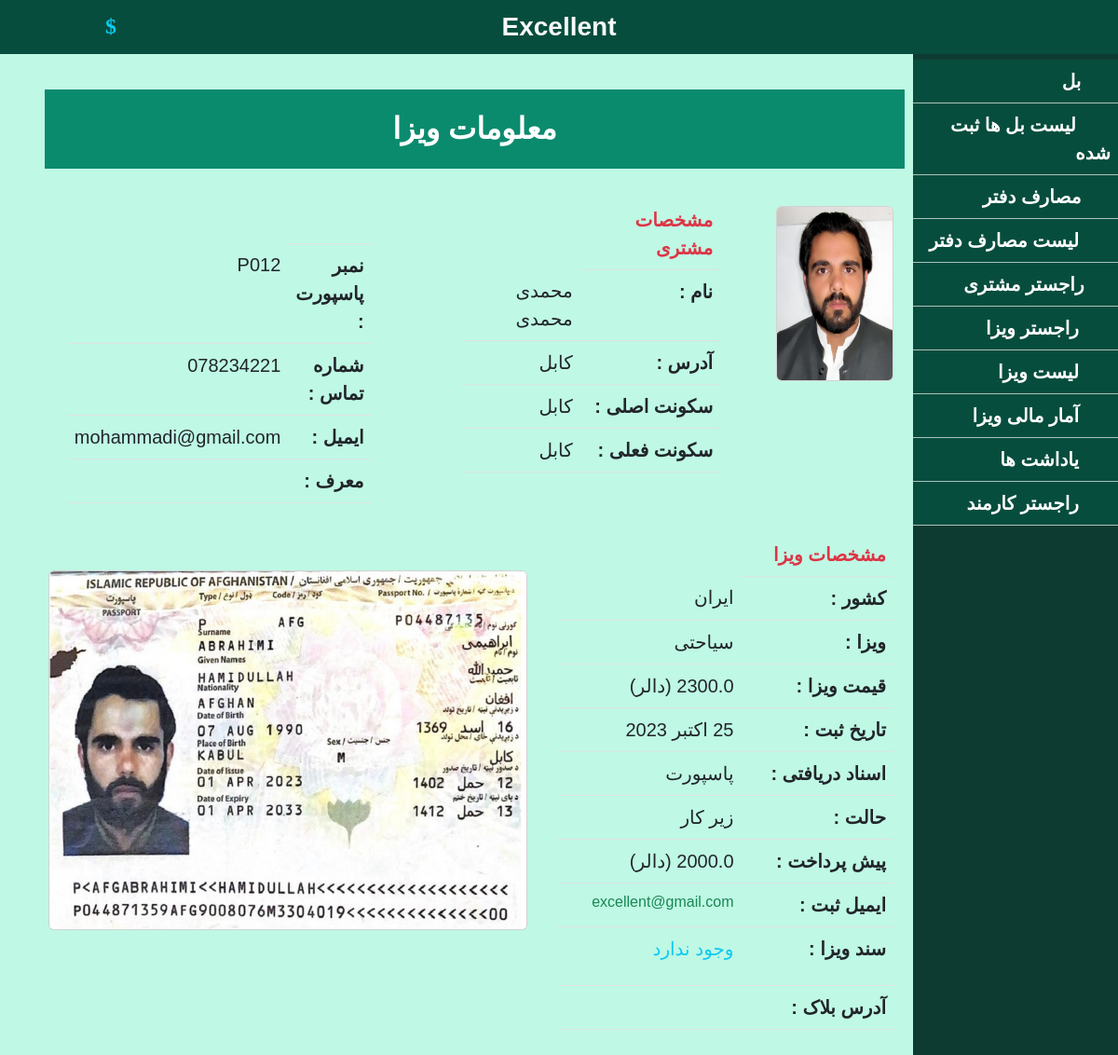
The app's page /visaView/3/ (signed in) with its own data.
### travel_tour/models.py (models this page shows, shortened)
class Visa(models.Model):
    visaType = models.ForeignKey(VisaType, on_delete=models.CASCADE)
    customer = models.ForeignKey(Customer, on_delete=models.CASCADE)
    isprocess = models.BooleanField(default=False)
    employee = models.ForeignKey(CustomUser, null=True, on_delete=models.SET_NULL)
    emailby = models.ForeignKey(OurEmail, on_delete=models.CASCADE)
    visapdf = models.FileField(upload_to='VisaPdfFiles/', null= True)
    isapproved = models.BooleanField(default=False)
    isrejected = models.BooleanField(default=False)
    iscomplate = models.BooleanField(default=False)
    saveddate = models.DateField(auto_now=True)
    price = models.FloatField()
    money = models.ForeignKey(Money, on_delete=models.CASCADE)
    bill = models.ForeignKey(Bill,on_delete=models.CASCADE,null=True)

class Customer(models.Model):
    name = models.CharField(max_length=50)
    lastname = models.CharField(max_length=50)
    address = models.CharField(max_length=50)
    email = models.CharField(max_length=50,default='unknown')
    phone = models.CharField(max_length=50)
    mainstate = models.CharField(max_length=20)
    currentstate = models.CharField(max_length=20)
    passport = models.CharField(max_length=50,null=True)
    profile = models.ImageField(upload_to='profile/' , blank= True)
    passportImage = models.ImageField(upload_to='document/' , blank= True, null=True)
    cardImage = models.ImageField(upload_to='document/' , blank= True, null=True)

class VisaType(models.Model):
    country = models.CharField(max_length=20)
    duration = models.IntegerField()
    type = models.CharField(max_length=20)
    price = models.FloatField()
    money = models.ForeignKey(Money, on_delete=models.CASCADE)

class Money(models.Model):
    money_type = models.CharField(max_length=20)
    amount = models.IntegerField()
    sell_amount = models.FloatField()
    buy_amount = models.FloatField()
    date = models.DateTimeField(auto_now_add=True)

class VisaRecivedDoc(models.Model):
    visa = models.ForeignKey(Visa, on_delete=models.CASCADE)
    Document = models.CharField(max_length=60, null = True)

class OurEmail(models.Model):
     email = models.CharField(max_length=60)
     def __str__ (self):
        return str(self.email)

### travel_tour/views.py (the view)
# urls.py: path('visaView/<int:visa_id>/',visaView,name='visaView'),
@login_required(login_url='/')
def visaView(request, visa_id):
    visa = mod.Visa.objects.get(id=visa_id)
    visapayment = mod.visaPayment.objects.get(visa=visa)
    visarecived = mod.VisaRecivedDoc.objects.get(visa=visa.id)
    context = {
        'page': 'مشخصات ویزا',
        'visa': visa,
        'visapayment': visapayment,
        'visarecived': visarecived
    }
    context['money'] = mod.Money.objects.all()
    return render(request, 'visa/visaView.html', context)

### travel_tour/models.py (called while the page is built)
    def __str__(self):
        return   str(self.first_name) + ' ' + str(self.last_name)

### templates/visa/visaView.html (shortened to what this page needs)
{% extends 'shared/_MainLayout.html' %}
{% load static %}
{% block content %}
<div class="body p-5">
    <div class="text-center">
        <div class="detial mt-5">
            <div class="title_bar fw-bold fs-2 sub-bg text-white">
                معلومات ویزا
            </div>
            <div class="row m-0 mt-3 fs-5">
                <div class="col-12 row">
                    <div class="col-lg-2 col-md-3 col-6 mt-4">
                        <img src="{{visa.customer.profile.url}}" alt="" class="w-100 card">
                    </div>
                    <div class="col-lg-5 col-md-5 col-sm-12 px-5">
                        <table class="table text-start mt-3">
                            <tr>
                                <th class="fs-5 text-danger"> مشخصات مشتری</th>
                            </tr>
                            <tr>
                                <td class=" fw-bold"> نام :</td>
                                <td>{{visa.customer.name}} {{visa.customer.lastname}}</td>
                            </tr>
                            <tr>
                                <td class=" fw-bold"> آدرس :</td>
                                <td>{{visa.customer.address}}</td>
                            </tr>
                            <tr>
                                <td class=" fw-bold"> سکونت اصلی :</td>
                                <td>{{visa.customer.mainstate}}</td>
                            </tr>
                            <tr>
                                <td class=" fw-bold"> سکونت فعلی :</td>
                                <td>{{visa.customer.currentstate}}</td>
                            </tr>
                        </table>
                    </div>
                    <div class="col-lg-5 col-md-5 col-sm-12 px-5">
                        <table class="table text-start mt-5">
                            <tr>
                                <th class="fs-5 text-danger"></th>
                            </tr>
                            <tr>
                                <td class=" fw-bold"> نمبر پاسپورت :</td>
                                <td>{{visa.customer.passport}}</td>
                            </tr>
                            <tr>
                                <td class=" fw-bold"> شماره تماس :</td>
                                <td>{{visa.customer.phone}}</td>
                            </tr>
                            <tr>
                                <td class=" fw-bold"> ایمیل :</td>
                                <td>{{visa.customer.email}}</td>
                            </tr>
                            <tr>
                                <td class=" fw-bold">  معرف :</td>
                                <td>{{visa.employee}}</td>
                            </tr>
                        </table>
                    </div>
                </div>
                <div class="col-lg-5 col-md-5 col-sm-12 pt-3">
                    <table class="table text-start">
                        <tr>
                            <th class="fs-5 text-danger"> مشخصات ویزا</th>
                        </tr>
                        <tr>
                            <td class=" fw-bold"> کشور :</td>
                            <td>{{visa.visaType.country}}</td>
                        </tr>
                        <tr>
                            <td class=" fw-bold"> ویزا :</td>
                            <td>{{visa.visaType.type}}</td>
                        </tr>
                        <tr>
                            <td class=" fw-bold"> قیمت ویزا :</td>
                            <td>{{visa.price}}  ({{visa.money.money_type}})</td>
                        </tr>
                        <tr>
                            <td class=" fw-bold"> تاریخ ثبت :</td>
                            <td>{{visa.saveddate}}</td>
                        </tr>
                        <tr>
                            <td class=" fw-bold"> اسناد دریافتی :</td>
                            <td>{{visarecived.Document}}</td>
                        </tr>
                        <tr>
                            <td class=" fw-bold">  حالت :</td>
                            <td>
                                {% if visa.iscomplate %}
                                    تکمیل شد
                                {% elif visa.isapproved %}
                                    تایید شده
                                {% elif visa.isrejected %}
                                    رد شده
                                {% else %}
                                    زیر کار
                                {% endif %}
                            </td>
                        </tr>
                        <tr>
                            <td class=" fw-bold">  پیش پرداخت :</td>
                            <td>{{ visapayment.payed }} ({{visa.money.money_type}}) </td>
                        </tr>
                        <tr>
                            <td class=" fw-bold"> ایمیل ثبت :</td>
                            <td class="fs-6 text-success">{{ visa.emailby}}</td>
                        </tr>
                        <tr>
                            <td class=" fw-bold"> سند ویزا :</td>
                            <td>
                            {% if visa.visapdf %}
                            <div class="row">
                                <div class="col">
                                    <a href="{{ visa.visapdf.url }}" target="_blank" class="nav-link text-danger">باز کردن</a>
                                </div>
                                <div class="col">
                                    <a href="{{ visa.visapdf.url }}" download class="nav-link text-danger">دانلود</a>
                                </div>
                                <div class="col">
                                    <a href="#" onclick="printPdf('{{ visa.visapdf.url }}'); return false;" class="nav-link text-danger">پرنت</a>
                                </div>
                            </div>
                            {% else %}
                            {% if visa.isrejected == True %}
                                <p class="text-danger"> ویزا رد شده است</p>
                            {% else %}
                                <p class="text-info">وجود ندارد</p>
                            {% endif %}
                            {% endif %}
                            </td>
                        </tr>
                        <tr>
                            <td class=" fw-bold"> آدرس بلاک :</td>
                            <td>{{ visapayment.blockAddress }}</td>
                        </tr>
                    </table>
                </div>
                <div class="col-lg-7 col-md-6 col-12 pt-5">
                    <img src="{{visa.customer.passportImage.url}}" alt="" class="w-100 card m-2">
                </div>
        </div>
    </div>
</div>
{% endblock %}

### static/CSS/style.css (style rules this page uses)
* { font-family: Arial, Helvetica, sans-serif; }
.sub-bg { background-color: rgb(11, 139, 110); }
.body { margin-right: 181px; background-color: rgb(191, 248, 229); height: fit-content; }
.title_bar { padding: 2%; color: rgb(9, 59, 65); }

### records on screen
Visa: customer.profile (picture), customer.name "محمدی", customer.lastname "محمدی", customer.address "کابل", customer.mainstate "کابل", customer.currentstate "کابل", customer.passport "P012", customer.phone "078234221", customer.email "mohammadi@gmail.com", visaType.country "ایران", visaType.type "سیاحتی", money.money_type "دالر", saveddate "25 اکتبر 2023", emailby "excellent@gmail.com", customer.passportImage (picture)
VisaRecivedDoc: Document "پاسپورت"
